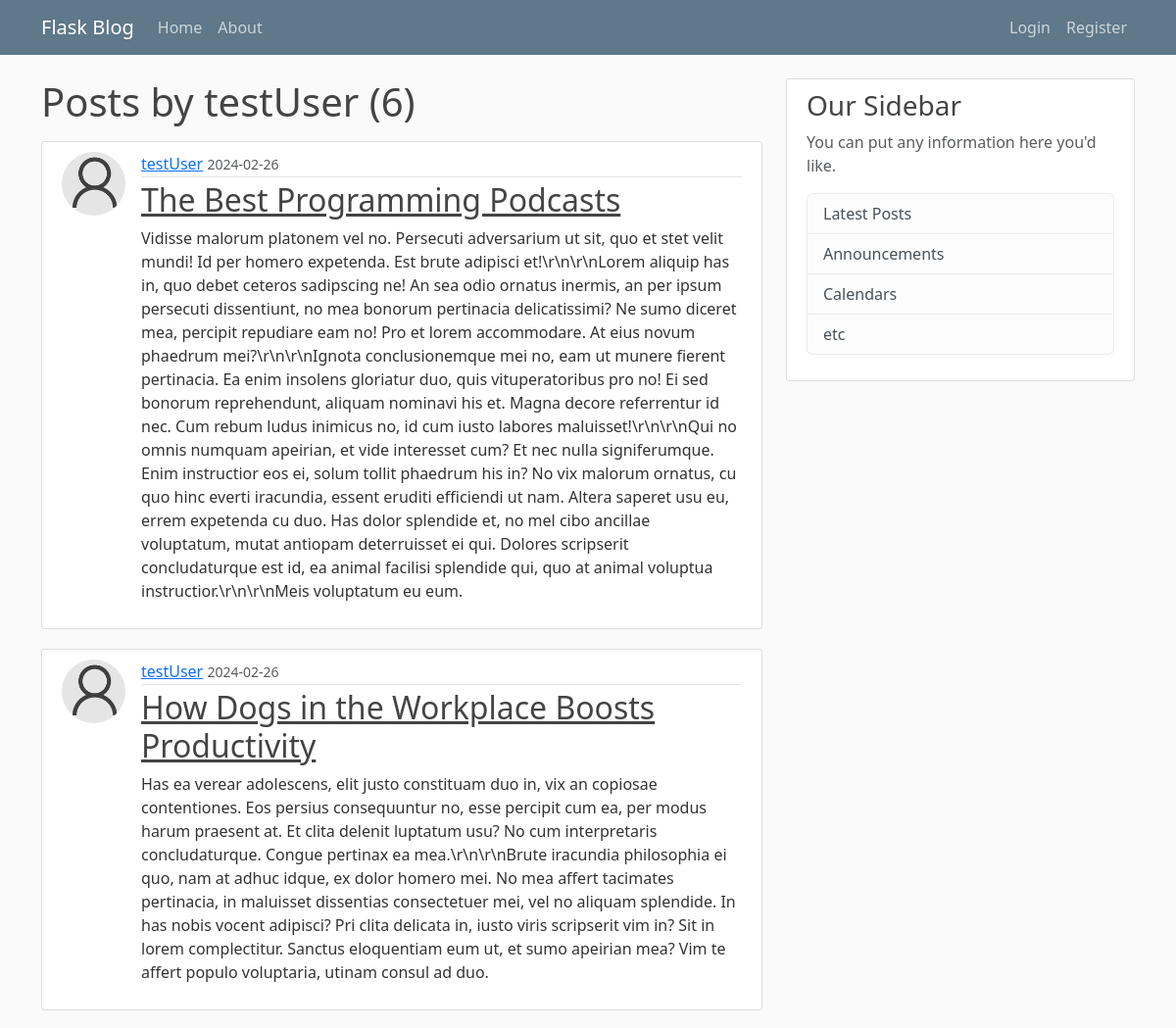
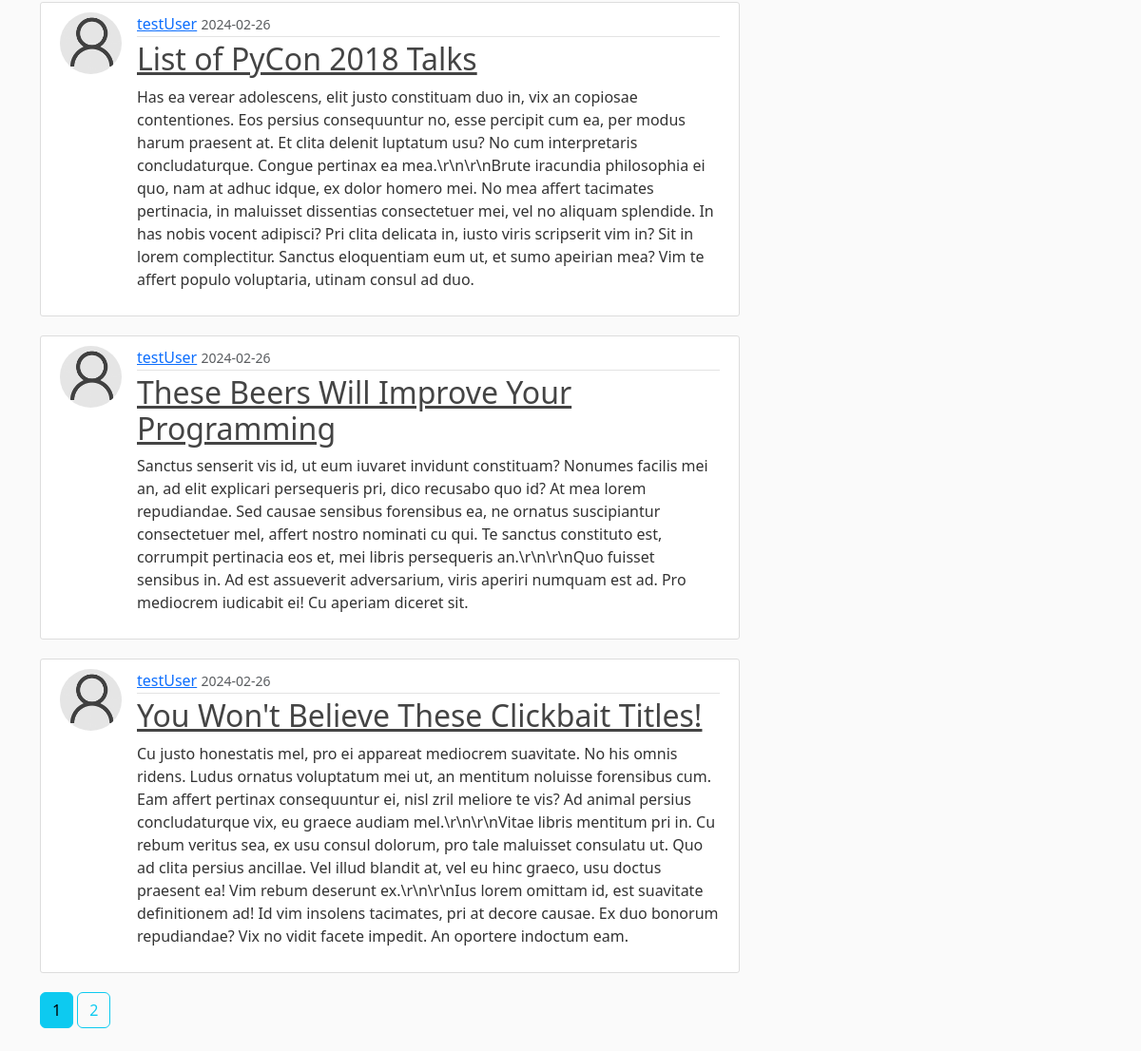
Page /user/testUser on the earlier database version (2 pictures, top to bottom).
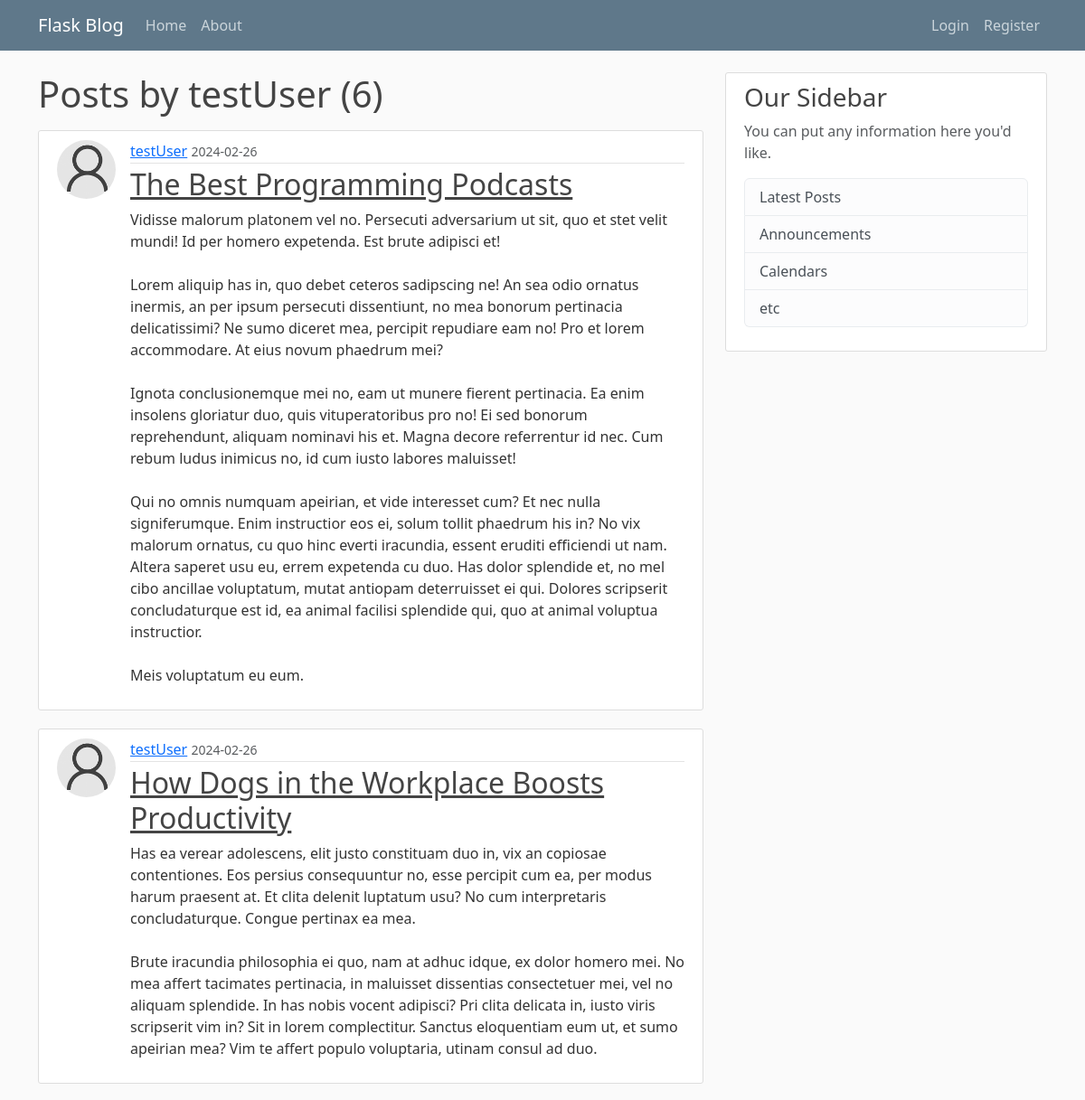
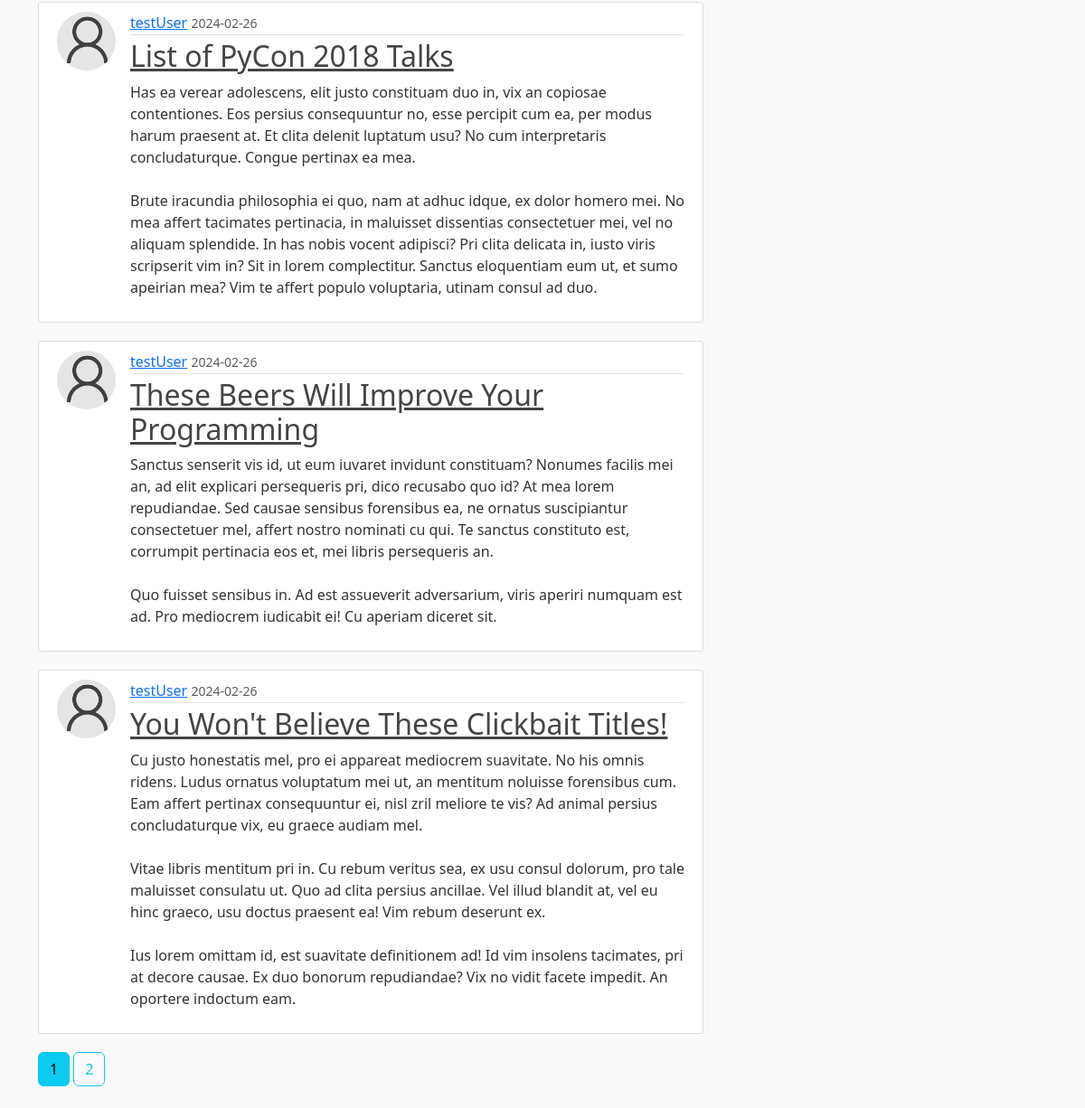
Same page on the later database version (2 pictures, top to bottom).
### flaskblog/models.py (models this page shows, shortened)
class Post(db.Model):
    id = db.Column(db.Integer, primary_key=True)
    title = db.Column(db.String(100), nullable=False)
    date_posted = db.Column(db.DateTime, nullable=False, default=datetime.utcnow)
    content = db.Column(db.Text, nullable=False)
    user_id = db.Column(db.Integer, db.ForeignKey('user.id'), nullable=False)

class User(db.Model, UserMixin):
    id = db.Column(db.Integer, primary_key=True)
    username = db.Column(db.String(20), unique=True, nullable=False)
    email = db.Column(db.String(120), unique=True, nullable=False)
    image_file = db.Column(db.String(20), nullable=False, default='default.jpg')
    password = db.Column(db.String(60), nullable=False)
    posts = db.relationship('Post', backref='author', lazy=True)

### flaskblog/routes.py (the view)
@app.route("/user/<string:username>")
def user_posts(username):
    page = request.args.get('page', 1, type= int)
    user = User.query.filter_by(username= username).first_or_404()
    posts = Post.query.filter_by(author= user)\
        .order_by(Post.date_posted.desc())\
        .paginate(page= page, per_page= 5)
    return render_template('user_posts.html', posts= posts, user= user)

### flaskblog/templates/user_posts.html
{% extends 'layout.html' %}
{% block content %}
    <h1 class= "mb-3">Posts by {{ user.username }} ({{ posts.total }}) </h1>
    {% for post in posts.items %}
        <article class="media content-section" style= "display: flex;">
            <img class= "rounded-circle article-img" src= "{{ url_for('static', filename= 'profile_pics/' + post.author.image_file) }}">
            <div class="media-body">
            <div class="article-metadata">
                <a class="mr-2" href="{{ url_for('user_posts', username= post.author.username) }}">{{ post.author.username }}</a>
                <small class="text-muted">{{ post.date_posted.strftime('%Y-%m-%d') }}</small>
            </div>
            <h2><a class="article-title" href="{{ url_for('post', post_id= post.id) }}">{{ post.title }}</a></h2>
            <p class="article-content">{{ post.content }}</p>
            </div>
        </article>
    {% endfor %}
    {% for page_num in posts.iter_pages( left_edge= 1, right_edge= 1, left_current= 1, right_current= 1 ) %}
        {% if page_num %}
            {% if posts.page == page_num %}
                <a class= "btn btn-info mb-4" href= "{{ url_for('user_posts', username= user.username, page= page_num) }}"> {{ page_num }} </a>
            {% else %}
                <a class= "btn btn-outline-info mb-4" href= "{{ url_for('user_posts', username= user.username, page= page_num) }}"> {{ page_num }} </a>
            {% endif %}
        {% else %}
            ...
        {% endif %}
    {% endfor %}
{% endblock content %}

Differences in the rows shown:
changed Post "The Best Programming Podcasts": content "…expetenda. Est brute adipisci et!\\r\\n\\r\\nLorem aliquip has in, quo debet ceteros sadipscing ne! An sea odio ornatus inermis, an per ipsum persecuti dissentiunt, no mea bonorum pertinacia delicatissimi? Ne sumo diceret mea, percipit repudiare eam no! Pro et lorem accommodare. At eius novum phaedrum mei?\\r\\n\\r\\nIgnota conclusionemque mei no, eam ut munere fierent pertinacia. Ea enim insolens gloriatur duo, quis vituperatoribus pro no! Ei sed bonorum reprehendunt, aliquam nominavi his et. Magna decore referrentur id nec. Cum rebum ludus inimicus no, id cum iusto labores maluisset!\\r\\n\\r\\nQui no omnis numquam apeirian, et vide interesset cum? Et nec nulla signiferumque. Enim instructior eos…" → "…expetenda. Est brute adipisci et! Lorem aliquip has in, quo debet ceteros sadipscing ne! An sea odio ornatus inermis, an per ipsum persecuti dissentiunt, no mea bonorum pertinacia delicatissimi? Ne sumo diceret mea, percipit repudiare eam no! Pro et lorem accommodare. At eius novum phaedrum mei? Ignota conclusionemque mei no, eam ut munere fierent pertinacia. Ea enim insolens gloriatur duo, quis vituperatoribus pro no! Ei sed bonorum reprehendunt, aliquam nominavi his et. Magna decore referrentur id nec. Cum rebum ludus inimicus no, id cum iusto labores maluisset! Qui no omnis numquam apeirian, et vide interesset cum? Et nec nulla signiferumque. Enim instructior eos ei, solum tollit…"
changed Post "How Dogs in the Workplace Boosts Productivity": content "…concludaturque. Congue pertinax ea mea.\\r\\n\\r\\nBrute iracundia philosophia ei quo,…" → "…concludaturque. Congue pertinax ea mea. Brute iracundia philosophia ei quo,…"
changed Post "List of PyCon 2018 Talks": content "…concludaturque. Congue pertinax ea mea.\\r\\n\\r\\nBrute iracundia philosophia ei quo,…" → "…concludaturque. Congue pertinax ea mea. Brute iracundia philosophia ei quo,…"
changed Post "These Beers Will Improve Your Programming": content "…et, mei libris persequeris an.\\r\\n\\r\\nQuo fuisset sensibus in. Ad…" → "…et, mei libris persequeris an. Quo fuisset sensibus in. Ad…"
changed Post "You Won't Believe These Clickbait Titles!": content "…vix, eu graece audiam mel.\\r\\n\\r\\nVitae libris mentitum pri in. Cu rebum veritus sea, ex usu consul dolorum, pro tale maluisset consulatu ut. Quo ad clita persius ancillae. Vel illud blandit at, vel eu hinc graeco, usu doctus praesent ea! Vim rebum deserunt ex.\\r\\n\\r\\nIus lorem omittam id, est…" → "…vix, eu graece audiam mel. Vitae libris mentitum pri in. Cu rebum veritus sea, ex usu consul dolorum, pro tale maluisset consulatu ut. Quo ad clita persius ancillae. Vel illud blandit at, vel eu hinc graeco, usu doctus praesent ea! Vim rebum deserunt ex. Ius lorem omittam id, est…"
